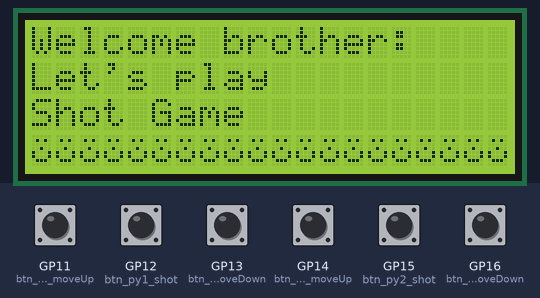
The program below on a simulated Raspberry Pi Pico running MicroPython. Parts: 20×4 character LCD. The test bench sets the inputs (shaded band); at power-on: GP11 (btn_py1_moveUp), GP12 (btn_py1_shot), GP13 (btn_py1_moveDown), GP14 (btn_py2_moveUp), GP15 (btn_py2_shot), GP16 (btn_py2_moveDown) HIGH. Library files of the repository ran but are not shown: PICO_I2C_LCD.py; what the program prints to the serial console is not drawn.

Above: at 2.1 s.
At 6.3 s:
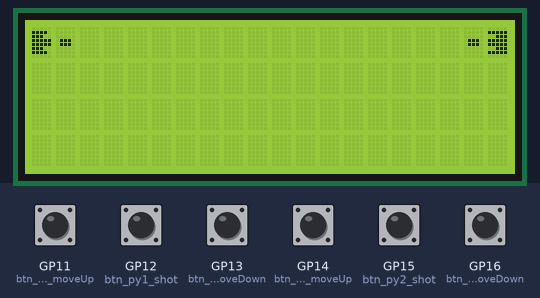
6.4 s: GP12 (btn_py1_shot) pulled LOW for 0.15 s
7.1 s: GP15 (btn_py2_shot) pulled LOW for 0.15 s
7.8 s: GP16 (btn_py2_moveDown) pulled LOW for 0.15 s
8.5 s: GP13 (btn_py1_moveDown) pulled LOW for 0.15 s
At 8.87 s:
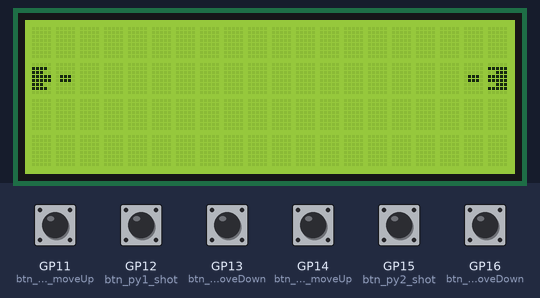

Measured:
- after the input at 8.5 s, the display: first changes at once (image 2 shows a later state)
- what the display in image 0 shows lasts 3.1 s, from 2.0 s to 5.1 s

The program:

game.py
```python
import utime
from machine import I2C, Pin
from PICO_I2C_LCD  import *
from PLAYERMODULE import *

# I2C config
I2C_ADDR = 0x27
I2C_NUM_ROWS = 4
I2C_NUM_COLS = 20
i2c = I2C(1, sda = Pin(2), scl = Pin(3), freq = 400000)
lcd = I2cLcd(i2c, I2C_ADDR, I2C_NUM_ROWS, I2C_NUM_COLS)

# Button config
reset_play = Pin(10, Pin.IN, Pin.PULL_UP)
btn_py1_moveUp = Pin(11, Pin.IN, Pin.PULL_UP)
btn_py1_shot = Pin(12, Pin.IN, Pin.PULL_UP)
btn_py1_moveDown = Pin(13, Pin.IN, Pin.PULL_UP)
btn_py2_moveUp = Pin(14, Pin.IN, Pin.PULL_UP)
btn_py2_shot = Pin(15, Pin.IN, Pin.PULL_UP)
btn_py2_moveDown = Pin(16, Pin.IN, Pin.PULL_UP)

Player01Char = [
  0x00,
  0x1E,
  0x1C,
  0x1F,
  0x1F,
  0x1C,
  0x1E,
  0x00
]

Player02Char = [
  0x00,
  0x1F,
  0x07,
  0x1F,
  0x1F,
  0x07,
  0x1F,
  0x00
]

happyFace = [
  0x00,
  0x0A,
  0x00,
  0x04,
  0x11,
  0x11,
  0x0E,
  0x00
]

bullet = [
  0x00,
  0x00,
  0x00,
  0x0E,
  0x0E,
  0x00,
  0x00,
  0x00
]

lcd.custom_char(0, bytearray(happyFace))
lcd.custom_char(1, bytearray(Player01Char))
lcd.custom_char(2, bytearray(Player02Char))
lcd.custom_char(3, bytearray(bullet))


def lcd_str(mensage, col, row):
    lcd.move_to(col, row)
    lcd.putstr(mensage)

def lcd_char(char, col, row):
    lcd.move_to(col,row)
    lcd.putchar(chr(char))

def welcome():
        lcd_str("Welcome brother: ", 0, 0)
        lcd_str("Let's play", 0, 1)
        lcd_str("Shot Game", 0, 2)
        for i in range(20):
          lcd.move_to(i,3)
          lcd.putchar(chr(0))
          utime.sleep_ms(100)

def winnerPoster(winner, p1, p2):
        marker = "P1:"+str(p1.score)+" -- P2:"+str(p2.score)
        if winner == "P1":
            winnerBox = "Player 1 has won :)"
        else:
            winnerBox = "Player 2 has won"
        lcd_str("Congratulations: ", 0, 0)
        lcd_str(winnerBox, 0, 1)
        lcd_str(marker, 0, 2)
        for i in range(20):
          lcd.move_to(i,3)
          lcd.putchar(chr(0))
          utime.sleep_ms(100)

p1 = Player(I2C_NUM_ROWS, I2C_NUM_COLS, 1)
p2 = Player(I2C_NUM_ROWS, I2C_NUM_COLS, 2)

btn_py1_moveUp.irq(p1.moveUp,Pin.IRQ_FALLING)
btn_py1_moveDown.irq(p1.moveDown,Pin.IRQ_FALLING)
btn_py2_moveUp.irq(p2.moveUp,Pin.IRQ_FALLING)
btn_py2_moveDown.irq(p2.moveDown,Pin.IRQ_FALLING)
btn_py1_shot.irq(p1.shot, Pin.IRQ_FALLING)
btn_py2_shot.irq(p2.shot, Pin.IRQ_FALLING)

ref_timeP1 = utime.ticks_ms()
ref_timeP2 = utime.ticks_ms()

def main():
    global ref_timeP1
    global ref_timeP2
    welcome()
    utime.sleep_ms(3000)
    lcd.clear()
    while(True):
        if p1.shooting:
            ref_time_elapsedR1 = utime.ticks_diff(utime.ticks_ms(), ref_timeP1)
            if ref_time_elapsedR1 >= 70:
                p1.bulletAgain(p2)
                ref_timeP1 = utime.ticks_ms()
            if p1.score >= 5:
                    lcd.clear()
                    winnerPoster("P1", p1, p2)
                    utime.sleep_ms(4000)
                    lcd.clear()
                    p1.resetState()
                    p2.resetState()
        if p2.shooting:
            ref_time_elapsedR2 = utime.ticks_diff(utime.ticks_ms(), ref_timeP2)
            if ref_time_elapsedR2 >= 70:
                p2.bulletAgain(p1)
                ref_timeP2 = utime.ticks_ms()
            if p2.score >= 5:
                    lcd.clear()
                    winnerPoster("P2", p1, p2)
                    utime.sleep_ms(4000)
                    lcd.clear()
                    p1.resetState()
                    p2.resetState()

        lcd.clear()
        lcd_char(1,p1.position["x"], p1.position["y"])
        lcd_char(2,p2.position["x"], p2.position["y"])
        lcd_char(3,p1.shotPosition["x"], p1.shotPosition["y"])
        lcd_char(3,p2.shotPosition["x"], p2.shotPosition["y"])
        utime.sleep_ms(70)

if __name__ == "__main__":
    main()
```

PLAYERMODULE.py
```python
class Player():
    def __init__(self, heightScreen, widthScreen, role):
        self.position = {"x" : 0, "y" : 0}
        self.role = role
        self.heightScreen = heightScreen
        self.widthScreen = widthScreen
        self.abletoShot = True
        self.shooting = False
        self.shotPosition = {"x" : 1, "y" : 0}
        self.score = 0
        self.winner = False
        if self.role == 2:
          self.position["x"] = self.widthScreen - 1
          self.shotPosition["x"] = self.widthScreen - 2

    def moveUp(self, _):
        if self.position["y"] > 0:
             self.position["y"] -= 1
             if self.abletoShot:
                 self.shotPosition["y"] = self.position["y"]

    def moveDown(self, _):
        if self.position["y"] < self.heightScreen - 1:
             self.position["y"] += 1
             if self.abletoShot:
                 self.shotPosition["y"] = self.position["y"]

    def shot(self, _):
        if self.abletoShot:
            self.shooting = True
            self.abletoShot = False

    def bulletAgain(self, opponent):
          if self.role == 1:
              self.shotPosition["x"] += 1
              if opponent.position == self.shotPosition:
                  self.score += 1
                  print("Player 1 has shot Player 2")
                  print("########")
                  print("Score")
                  print("Player 1: ", self.score, " -- Player 2: ", opponent.score)
                  print("########")
              elif (opponent.shotPosition["x"] == self.shotPosition["x"] and opponent.shotPosition["y"] <= self.shotPosition["y"] and opponent.shooting) or (self.shotPosition["x"] > self.widthScreen - 1):
                     self.shotPosition = {"x" : 1, "y" :  self.position["y"]}
                     self.shooting = False
                     self.abletoShot = True
          else:
              self.shotPosition["x"] -= 1
              if opponent.position == self.shotPosition:
                  self.score += 1
                  print("Player 2 has shot Player")
                  print("########")
                  print("Score")
                  print("Player 1: ",  opponent.score , " -- Player 2: ", self.score)
                  print("########")
              elif (opponent.shotPosition["x"] == self.shotPosition["x"] and opponent.shotPosition["y"] >= self.shotPosition["y"] and opponent.shooting) or (self.shotPosition["x"] < 0):
                     self.shotPosition = {"x" : self.widthScreen - 2, "y" :  self.position["y"]}
                     self.shooting = False
                     self.abletoShot = True

    def resetState(self):
        self.position = {"x" : 0, "y" : 0}
        self.abletoShot = True
        self.shooting = False
        self.shotPosition = {"x" : 1, "y" : 0}
        self.score = 0
        self.winer = False
        if self.role == 2:
          self.position["x"] = self.widthScreen - 1
          self.shotPosition["x"] = self.widthScreen - 2
           
```
